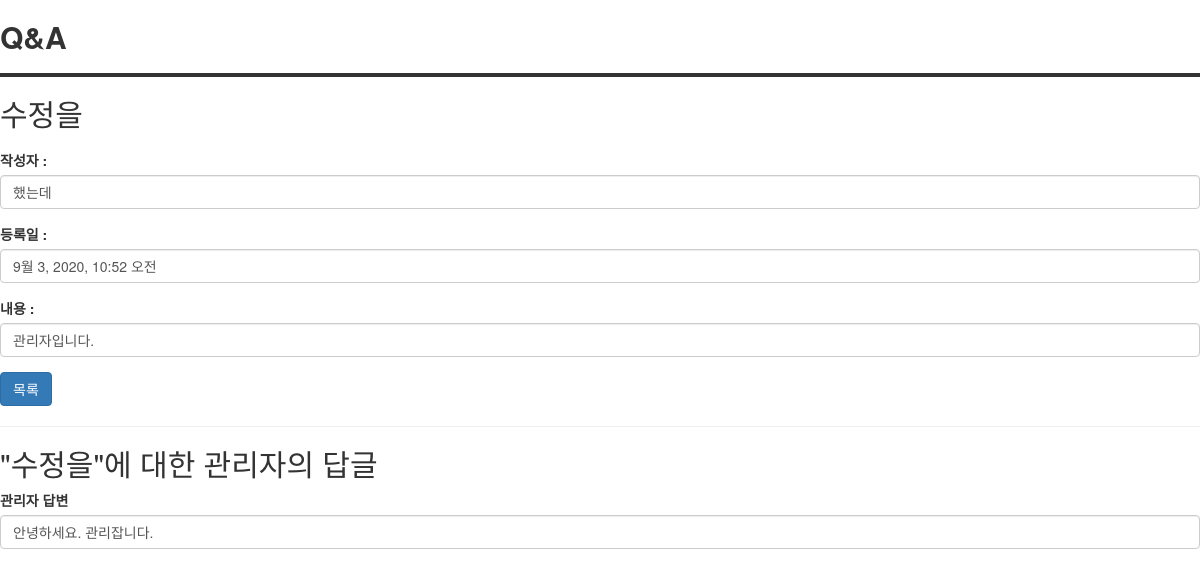
Screenshot of /qnaapp/qnadetail/16 (signed in) with the database file from the repository.
### qnaapp/models.py (models this page shows)
class Qnaboard(models.Model):
    qnawriter = models.ForeignKey('Users', db_column='userEmail', blank=False, null=False, on_delete=models.CASCADE)
    title = models.CharField(max_length=20)
    nickName = models.CharField(max_length=20)
    content = models.TextField()
    created_at = models.DateTimeField(auto_now_add=True)
    admin_content = models.TextField()

### qnaapp/views.py (the view)
# urls.py: path("qnadetail/<int:pk>", views.qnadetail, name="qnadetail"),
def qnadetail(request, pk):
    qnaboard = Qnaboard.objects.get(pk=pk)
    context = {"qnaboard": qnaboard,
               "useremail":request.session['user'],
                }
    return render(request, 'qnadetail.html', context)

### qnaapp/templates/qnadetail.html (shortened to what this page needs)
<!DOCTYPE html>
<html lang="en">
<head>
    <link rel="stylesheet" href="https://maxcdn.bootstrapcdn.com/bootstrap/3.4.1/css/bootstrap.min.css">
</head>
<body>
<h2><b>  Q&A  </b></h2>
        <hr style="border:solid 2px;">
        <h2>{{qnaboard.title}}</h2>
        <div class="form-group">
            <label>작성자 : </label>
            <div class="form-control">{{qnaboard.nickName}}</div>
        </div>
        <div class="form-group">
            <label>등록일 : </label>
            <div class="form-control">{{qnaboard.created_at}}</div>
        </div>
        <div class="form-group">
            <label>내용 : </label>
            <div class="form-control">{{qnaboard.content}}</div>
        </div>
    <button type="button" class="btn btn-primary" onclick="location.href='{% url 'qnaread' %}'">목록</button>
        <hr style="2px;">
        <p><h2>"{{qnaboard.title}}"에 대한 관리자의 답글</h2></p>
    {% if "admin@naver.com" == useremail %}
    <div id="target">
        <div>
                <br>
        <button id="head" aria-selected="false" type="button" class="btn btn-primary">답장(관리자 전용)</button>
            <div class="content" style="display:none">
                <form method="post" action="{% url 'admin_answer' qnaboard.pk %}">
                    {% csrf_token %}
                    <br>
                    <div>
                    <label>관리자 답변</label>
                    <textarea style="margin-top:5px" name="admin_content" class="form-control" name="content" cols="30" rows="5" placeholder="내용을 작성해 주세요."></textarea><br>
                    </div>
                    <button type="submit" class="btn btn-primary" value="Submit">등록</button>
                </form>
            </div>
        </div>
    </div>
    {% else %}
    <form action="/qnaapp/qnadetail/{{qnaboard.id}}/">
        <div class="form-group">
                <label>관리자 답변</label>
                <div class="form-control">{{qnaboard.admin_content}}</div>
        </div>
    </form>
    {% endif %}
</body>
</html>

### rows the page displays
Qnaboard: title "수정을", nickName "했는데", created_at "9월 3, 2020, 10:52 오전", content "관리자입니다.", admin_content "안녕하세요. 관리잡니다."
